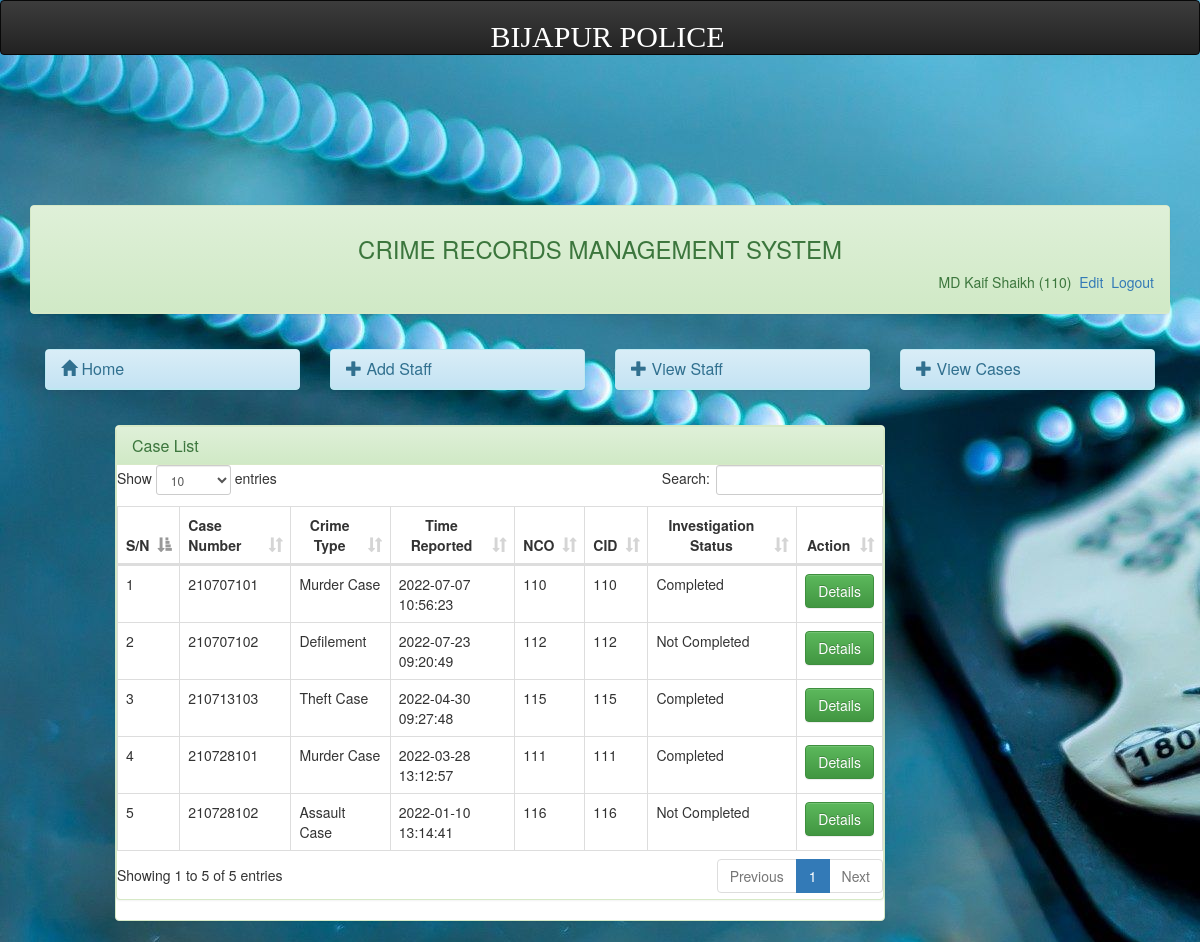
/admin/caseview.php (signed in), run on the app's committed database.
### tables this page shows
CREATE TABLE `userlogin` (
  `id` int(11) NOT NULL,
  `staffid` varchar(20) NOT NULL,
  `status` varchar(50) NOT NULL,
  `password` varchar(50) NOT NULL,
  `surname` varchar(50) NOT NULL,
  `othernames` varchar(50) NOT NULL
);

CREATE TABLE `case_table` (
  `case_id` varchar(20) NOT NULL,
  `statement` varchar(200) NOT NULL,
  `caseid` int(11) NOT NULL,
  `date_added` datetime DEFAULT NULL,
  `staffid` varchar(30) NOT NULL,
  `case_type` varchar(50) NOT NULL,
  `status` varchar(50) NOT NULL,
  `cid` varchar(20) NOT NULL DEFAULT 'Not Yet',
  `complete_date` date NOT NULL,
  `diary_of_action` varchar(200) NOT NULL
);

### admin/session.php (called while the page is built, shortened)
<?php
$session_id=$_SESSION['staffid'];
?>

### admin/caseview.php (the view, shortened to what this page needs)
<?php
include('dbconnect.php');
include('header.php');
 ?>
<br />
<div class="container-fluid">
	<?php include('menubar.php');?>
	<div class="col-md-1"></div>
	<div class="col-md-8">
		<div class="panel panel-success">
			<div class="panel panel-success">
			 	<div class="panel-heading">
			 		<h3 class="panel-title">
			 			Case List
			 		</h3>
			 	</div>
<div id="trans-table">
<table id="myTable-trans" class="table table-bordered table-hover" cellspacing="0" width="100%">
	<thead>
	    <tr>
	        <th>S/N</th>
	         <th>Case Number</th>
	        <th ><center>Crime Type</center></th>
	        <th><center>Time Reported</center></th>
	        <th><center> NCO</center></th>
	         <th><center>CID</center></th>
	        <th><center> Investigation Status</center></th>
	        <th><center>Action</center></th>
	    </tr>
	</thead>
    <tbody>
    	<?php
		$sn=0;
		$query=mysqli_query($dbcon,"select * from case_table");
		while($row = mysqli_fetch_array($query)){
		$id = $row['case_id'];
		$sn++;
		?>
		<tr>
        <td><?php echo $sn;?></td>
        <td><?php echo $row['case_id'];?></td>
		<td><?php echo $row['case_type'];?></td>
		<td><?php echo $row['date_added']; ?></td>
		<td><?php echo $row['staffid']; ?></td>
		<td><?php echo $row['cid']; ?></td>
			<td><?php echo $row['status']; ?></td>
		<td class="empty" width="">
			<a data-placement="left" title="Click to view" id="view<?php echo $id;?>" href="casedetails.php<?php echo '?id='.$id; ?>&status=<?php echo $row['status'] ?>" class="btn btn-success">Details<i class="icon-pencil icon-large"></i></a>
		</td>
		</tr>
	<?php } ?>
    </tbody>
</table>
</div>
</div>
	</div>
</div>
</body>
</html>

### admin/menubar.php
<div class="col-md-12">
	<div class="panel panel-success">
		<div class="panel-heading" style="padding-bottom: 40px;">
			<center><h3>CRIME RECORDS MANAGEMENT SYSTEM</h3></center>
					<?php
					include('session.php');
					include('dbconnect.php');
					$query= mysqli_query($dbcon,"select * from userlogin where staffid = '$session_id'")or die(mysqli_error());
					$row = mysqli_fetch_array($query);
					?>
                           <span class="pull-right">
                              <?php echo $row['surname']." ". $row['othernames']." (" .$row['staffid'].")";  ?>
                                 <a href="profile.php"><i class="icon-signout icon-large"></i>&nbsp;Edit</a>
                                  <a href="logout.php"><i class="icon-signout icon-large"></i>&nbsp;Logout</a>
                                 </span>
                   </div>
		</div>
		<div class="panel-body">
			<div class="row">
				<div class="col-md-3">
					<div class="panel panel-info">
						<div class="panel-heading">
							<h3 class="panel-title"> <a href="index.php">
								<span class="glyphicon glyphicon-home" aria-hidden="true"></span> Home</a>
						</div>
					</div>
				</div>
				<div class="col-md-3">
					<div class="panel panel-info">
						<div class="panel-heading">
							<h3 class="panel-title"> <a href="addstaff.php">
								<span class="glyphicon glyphicon-plus" aria-hidden="true"></span>
							Add Staff</a>
							</h3>
						</div>
					</div>
				</div>
				<div class="col-md-3">
					<div class="panel panel-info">
						<div class="panel-heading">
							<h3 class="panel-title"> <a href="user.php">
								<span class="glyphicon glyphicon-plus" aria-hidden="true"></span>
							View Staff</a>
							</h3>
						</div>
					</div>
				</div>
				<div class="col-md-3">
					<div class="panel panel-info">
						<div class="panel-heading">
							<h3 class="panel-title"> <a href="caseview.php">
								<span class="glyphicon glyphicon-plus" aria-hidden="true"></span>
							View Cases</a>
							</h3>
						</div>
					</div>
				</div>
			</div>
		</div>
	</div>
</div>

### assets/css/simple-sidebar.css (style rules this page uses)
body { overflow-x: hidden; }

### data on the page
userlogin: surname "MD Kaif", othernames "Shaikh", staffid "110"
case_table: case "210707101", case_type "Murder Case", date_added "2022-07-07 10:56:23", staffid "110", cid "110", status "Completed"
case_table: case "210707102", case_type "Defilement", date_added "2022-07-23 09:20:49", staffid "112", cid "112", status "Not Completed"
case_table: case "210713103", case_type "Theft Case", date_added "2022-04-30 09:27:48", staffid "115", cid "115", status "Completed"
case_table: case "210728101", case_type "Murder Case", date_added "2022-03-28 13:12:57", staffid "111", cid "111", status "Completed"
case_table: case "210728102", case_type "Assault Case", date_added "2022-01-10 13:14:41", staffid "116", cid "116", status "Not Completed"
